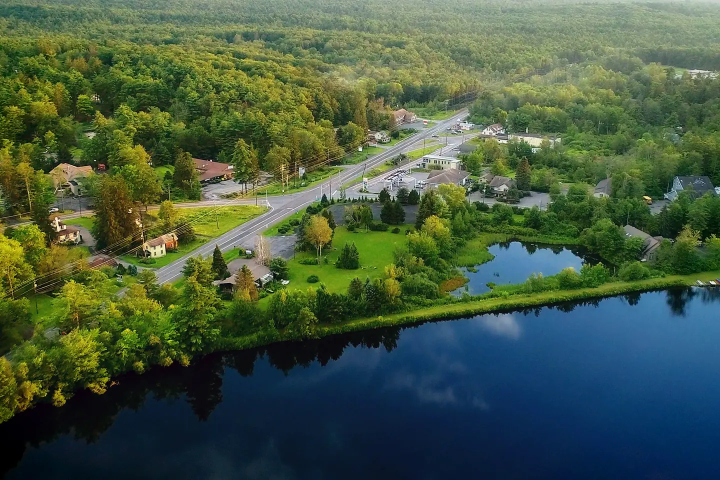
#> input picture assets/img/guides/pocono-pines-aerial.webp, 1440 x 960 px (shown at 1/2 size)
$ python check6.py ../../assets/img/guides/pocono-pines-aerial.webp   (older library calls are emulated)
#> lines starting #> are read from the running program, lines starting #| are printed output that depends on the picture
# v6 checks: frame-to-frame jumps over the whole reel, the k4 -> k6 join (18.0 s) and the slow tail (22.0 s), sharpness vs the Kling source
import sys, cv2, numpy as np
f = sys.argv[1]; cap = cv2.VideoCapture(f); prev = None; d = []; frames = {}
keep = {431, 432, 433, 434, 500, 528, 591}
i = 0
while True:
    ok, fr = cap.read()
#> fr is the input picture: shape (960, 1440, 3); mean B, G, R 66.1, 89.7, 70
    if not ok: break
    if i in keep: frames[i] = fr
    g = cv2.resize(fr, (270, 480), interpolation=cv2.INTER_AREA).astype(np.float32)
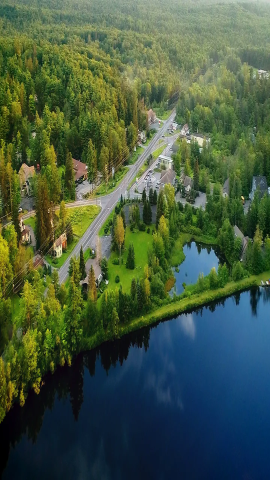
#> g: shape (480, 270, 3) float32; mean B, G, R 66.1, 89.8, 70
    if prev is not None: d.append(np.abs(g - prev).mean())
    prev = g; i += 1
d = np.array(d); med = np.median(d)
spikes = [(k + 1, round((k + 1) / 24, 2), round(float(v), 1)) for k, v in enumerate(d) if v > max(3 * med, med + 6) and (k == 0 or v > 2.2 * d[k - 1])]
print('frames', i, '| median diff', round(float(med), 2), '| jumps:', spikes)
print('k4 -> k6 join (frame 432|433):', [round(float(x), 2) for x in d[428:437]])
print('into the slow tail (frame 528):', [round(float(x), 2) for x in d[524:533]], '| last frames:', [round(float(x), 2) for x in d[-5:]])
def sharp(im): return cv2.Laplacian(cv2.cvtColor(im, cv2.COLOR_BGR2GRAY), cv2.CV_64F).var()
for oi, kj in [(433, 1), (500, 68), (528, 96)]:
    src = cv2.resize(cv2.imread(f'kling/fr_k6/{kj:03d}.jpg'), (1080, 1920), interpolation=cv2.INTER_LANCZOS4)
    print(f'sharpness output frame {oi} / k6 frame {kj}: {sharp(frames[oi]) / sharp(src) * 100:.0f}%')
